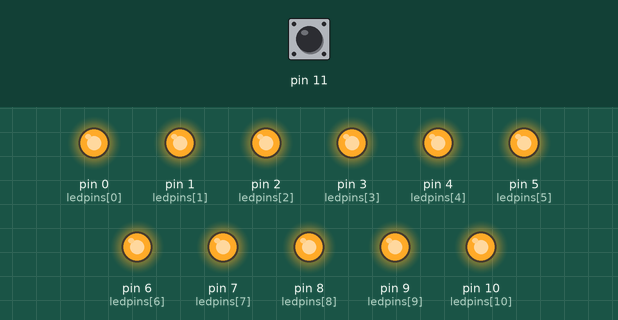
This sketch was run on a simulated Arduino Uno, built with avr-gcc and run on an emulated ATmega328P. On the bench: output pins drawn as LEDs (lit = HIGH). The test bench sets the inputs (shaded band); at power-on: pin 11 HIGH.

Above: at 0.9 s.
At 2.3 s:
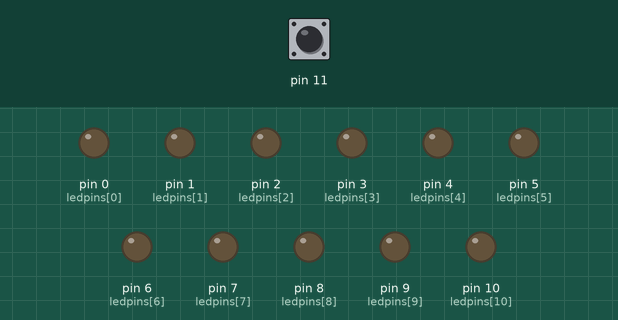
Timing chart, 0 to 3.8 s (numbered marks = the images above):
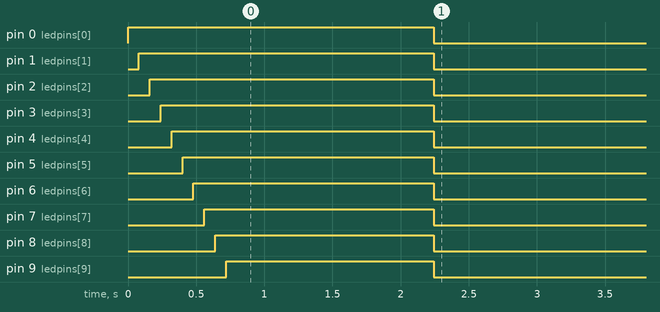

The sketch:

tachometer_led.ino
```cpp
/*
* Samuel V.S
* Date: 10/04/2023
*/
int ledcount=11;
unsigned long int sig;
int ledpins[]={0, 1, 2, 3, 4, 5, 6, 7, 8, 9, 10};


void setup()
{

  pinMode(11,INPUT);
  for(int i = 0; i < ledcount; i++)
  {
    pinMode(ledpins[i], OUTPUT);
  }
  for(int i = 0; i < ledcount; i++)
  {
    digitalWrite(ledpins[i], HIGH);
    delay(80);

  }
    for(int i = ledcount; i > 0; i--)
  {
    digitalWrite(ledpins[i], HIGH);
    delay(33);
  }

}

void loop()
{
  sig = pulseIn(11, HIGH);

  int ledlevel = map(sig, 5000, 60000, 0, ledcount);

  for(int i = 0; i < ledcount; i++)
  {
    if(i < ledlevel)
    {
      digitalWrite(ledpins[i], HIGH);
    }
    else
    {
      digitalWrite(ledpins[i], LOW);
    }
   }
   delay(1);
}
/*
// Define the pins for Charlieplexing
int pins[] = {3, 4, 5, 6};

// Define the LED combinations for each Charlieplexing pin
int ledCombos[][2] = {
  {0, 1},
  {0, 2},
  {0, 3},
  {1, 2},
  {1, 3},
  {2, 3}
};

int ledCount = 12;
unsigned long int sig;

void setup()
{
  for (int i = 0; i < sizeof(pins)/sizeof(pins[0]); i++) {
    pinMode(pins[i], OUTPUT);
    digitalWrite(pins[i], LOW);
  }
}

void loop()
{
  sig = pulseIn(2, HIGH); // Read input signal from pin0

  int ledLevel = map(sig, 5000, 60000, 0, ledCount);

  // Turn on/off LEDs using Charlieplexing
  for (int thisLed = 0; thisLed < ledCount; thisLed++) {
    if (thisLed < ledLevel) {
      digitalWrite(pins[ledCombos[thisLed][0]], LOW);
      digitalWrite(pins[ledCombos[thisLed][1]], HIGH);
    } else {
      digitalWrite(pins[ledCombos[thisLed][0]], LOW);
      digitalWrite(pins[ledCombos[thisLed][1]], LOW);
    }
  }
}
/*
LED1: Connect anode (positive leg) to pin 3, and cathode (negative leg) to pin 4
LED2: Connect anode to pin 3, and cathode to pin 5
LED3: Connect anode to pin 3, and cathode to pin 6
LED4: Connect anode to pin 4, and cathode to pin 5
LED5: Connect anode to pin 4, and cathode to pin 6
LED6: Connect anode to pin 5, and cathode to pin 6
LED7: Connect anode to pin 6, and cathode to pin 3
LED8: Connect anode to pin 6, and cathode to pin 4
LED9: Connect anode to pin 6, and cathode to pin 5
LED10: Connect anode to pin 5, and cathode to pin 3
LED11: Connect anode to pin 5, and cathode to pin 4
LED12: Connect anode to pin 4, and cathode to pin 3
*/
```

Measured:
- by itself, pin 0 (ledpins[0]), pin 1 (ledpins[1]), pin 2 (ledpins[2]), pin 3 (ledpins[3]), pin 4 (ledpins[4]), pin 5 (ledpins[5]), pin 6 (ledpins[6]), pin 7 (ledpins[7]), pin 8 (ledpins[8]), pin 9 (ledpins[9]), pin 10 (ledpins[10]): HIGH → LOW at 2.2 s
